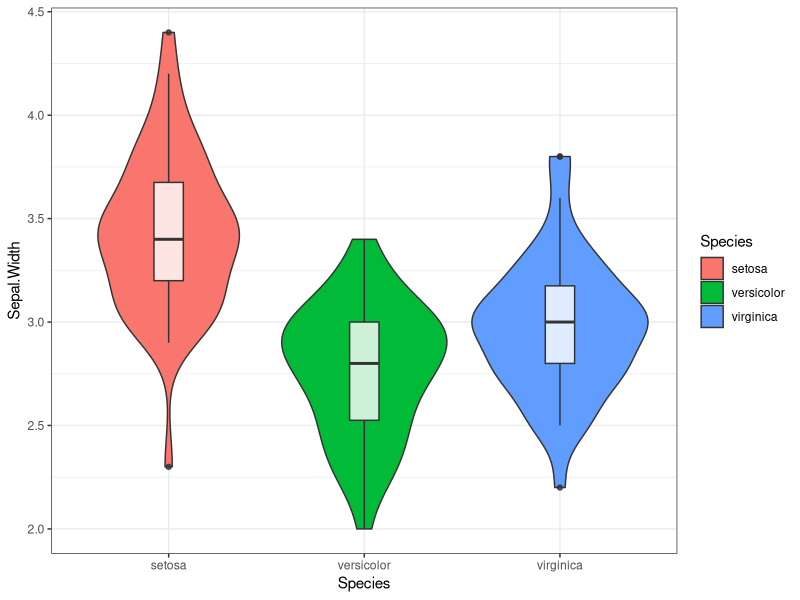
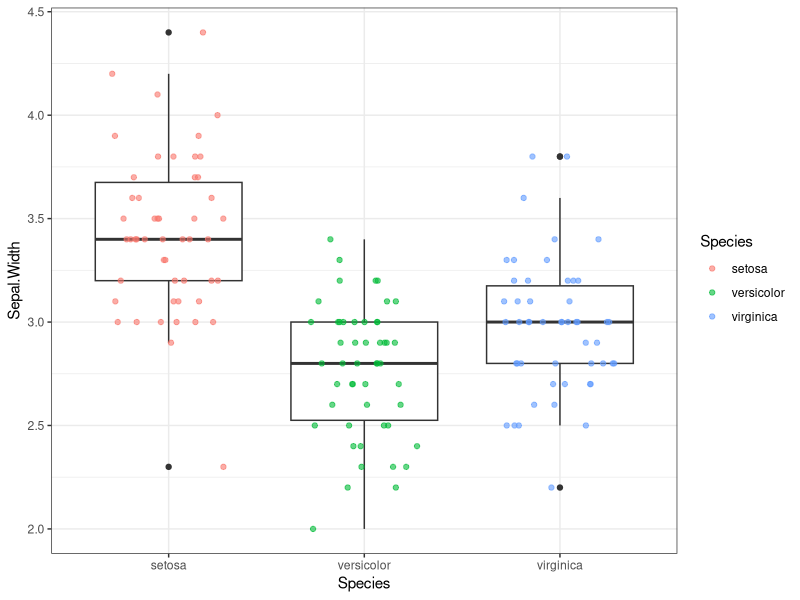
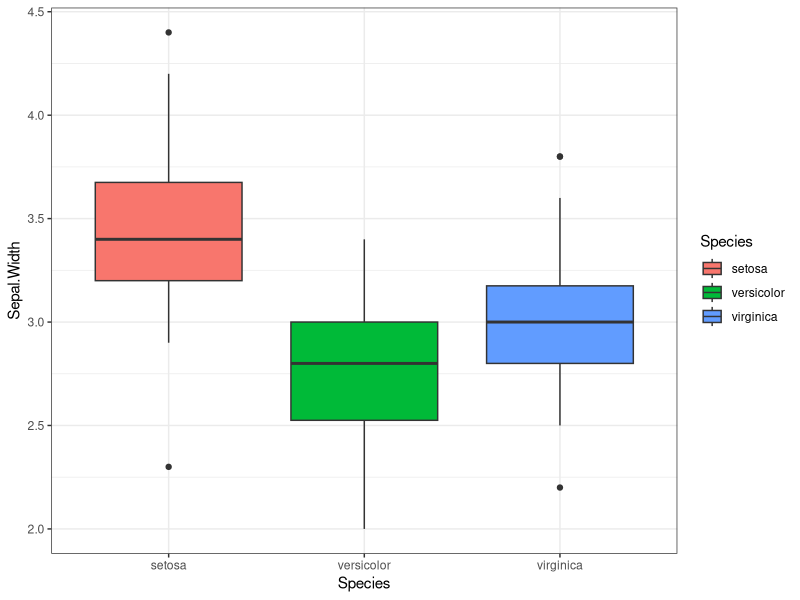
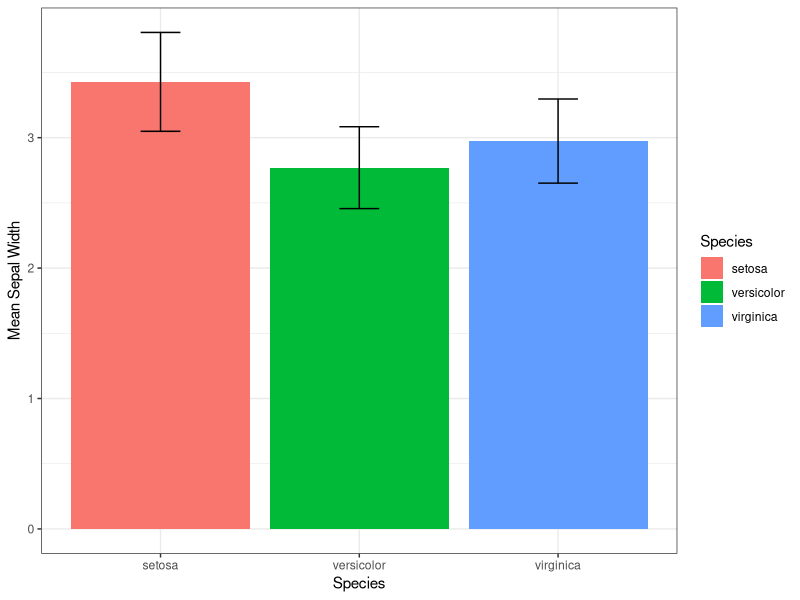
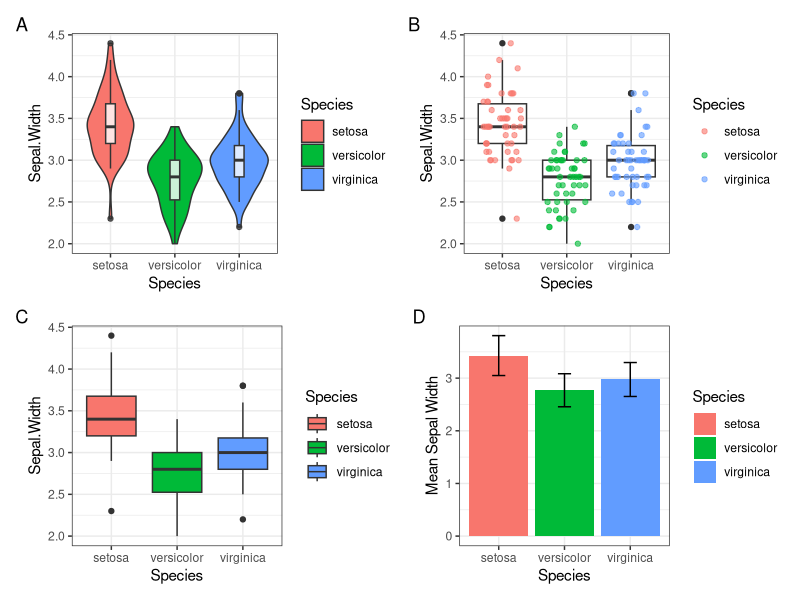
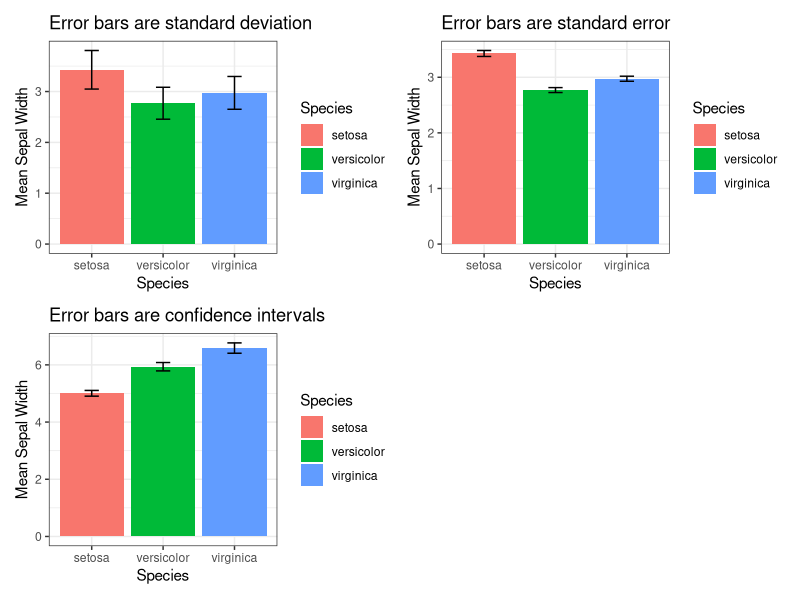

Reproduce these figures in R, in order.
## ---- chunk 1
library(tidyverse)
violin_box <- iris %>% 
  ggplot(aes(x = Species, y = Sepal.Width))+
  geom_violin(aes(fill = Species))+
  geom_boxplot(width = 0.15, alpha = 0.8)+
  theme_bw()
violin_box
## ---- chunk 2
box_point <- iris %>% 
  ggplot(aes(Species, Sepal.Width))+
  geom_boxplot()+
  geom_jitter(aes(colour = Species), 
              position = position_jitter(width = 0.3, height = 0),
              alpha = 0.6, size = 1.5)+
  theme_bw()
box_point
## ---- chunk 3
box <- iris %>% 
  ggplot(aes(Species, Sepal.Width, fill = Species))+
  geom_boxplot()+
  theme_bw()
bar <- iris %>% 
  group_by(Species) %>% 
  summarise(mean_PW = mean(Sepal.Width), sd_PW = sd(Sepal.Width)) %>% 
  ggplot(aes(Species, mean_PW, fill = Species))+
  geom_bar(stat = 'identity')+
  geom_errorbar(aes(ymin = mean_PW - sd_PW, ymax = mean_PW + sd_PW), width = 0.2)+
  labs(y = 'Mean Sepal Width')+
  theme_bw()
box
bar
## ---- chunk 4
library(patchwork)
p <- (violin_box + box_point) / (box + bar)
p + plot_annotation(tag_levels = 'A')
## ---- chunk 5
library(data.table)
bar_se <- iris %>% 
  group_by(Species) %>% 
  summarise(mean_PW = mean(Sepal.Width), se_PW = sd(Sepal.Width)/sqrt(length(Sepal.Width))) %>% 
  ggplot(aes(Species, mean_PW, fill = Species))+
  geom_bar(stat = 'identity')+
  geom_errorbar(aes(ymin = mean_PW - se_PW, ymax = mean_PW + se_PW), width = 0.2)+
  labs(y = 'Mean Sepal Width')+
  ggtitle('Error bars are standard error')+
  theme_bw()
# bar_se

bar_CI <- iris %>% 
  group_by(Species) %>%
  summarise(n=n(), mean=mean(Sepal.Length), sd=sd(Sepal.Length)) %>%
  mutate(se = sd/sqrt(n))  %>%
  mutate(ic = se * qt((1-0.05)/2 + .5, n-1)) %>% 
  ggplot(aes(Species, mean, fill = Species))+
  geom_bar(stat = 'identity')+
  geom_errorbar(aes(ymin = mean - ic, ymax = mean + ic), width = 0.2)+
  labs(y = 'Mean Sepal Width')+
  ggtitle('Error bars are confidence intervals')+
  theme_bw()
# bar_CI
bar+ggtitle('Error bars are standard deviation') + bar_se + bar_CI+  plot_layout(ncol = 2)

## ---- chunk 6
iris %>% 
  setDT() 
cat('versicolor vs setosa: \np-value of the test', t.test(iris[Species == 'setosa', Sepal.Width], iris[Species == 'versicolor', Sepal.Width])$p.value)
cat('setosa vs virginica: \np-value of the test', t.test(iris[Species == 'setosa', Sepal.Width], iris[Species == 'virginica', Sepal.Width])$p.value)
cat('virginica vs versicolor: \np-value of the test', t.test(iris[Species == 'virginica', Sepal.Width], iris[Species == 'versicolor', Sepal.Width])$p.value)


